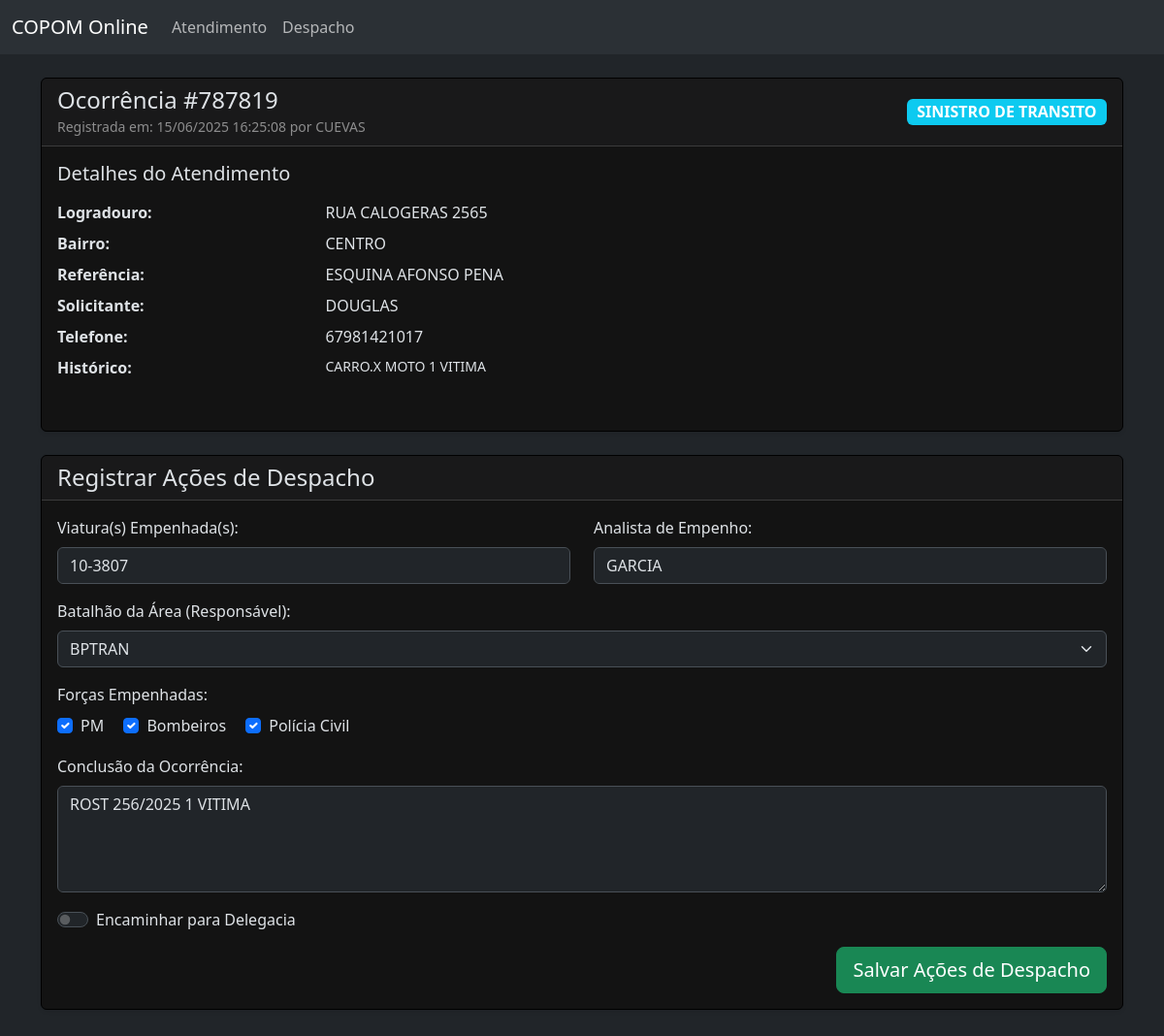
/ocorrencia_despacho/3, run on the app's committed database.
### app/models.py (models this page shows)
class Ocorrencia(Base):
    __tablename__ = "ocorrencias"
    id = Column(Integer, primary_key=True, index=True)
    data_registro = Column(DateTime(timezone=True), server_default=func.now())
    protocolo = Column(String(10), unique=True, index=True, nullable=False)
    logradouro = Column(String(255), nullable=False)
    bairro = Column(String(100), nullable=True)
    referencia = Column(String(255), nullable=True)
    solicitante = Column(String(150), nullable=True)
    fato = Column(String(150), nullable=False)
    telefone = Column(String(20), nullable=False)
    atendente = Column(String(100), nullable=False)
    empenho_pm = Column(Boolean, default=False)
    empenho_bm = Column(Boolean, default=False)
    empenho_pc = Column(Boolean, default=False)
    viatura = Column(String(100), nullable=True)
    hora_visualizacao = Column(DateTime(timezone=True), nullable=True)
    analista_empenho = Column(String(100), nullable=True)
    para_delegacia = Column(Boolean, default=False, nullable=False)
    delegacia_destino = Column(String(100), nullable=True)
    batalhao_area = Column(String(50), nullable=True)
    historico = Column(Text, nullable=False)
    conclusao = Column(Text, nullable=True)
    hora_conclusao = Column(DateTime(timezone=True), nullable=True)
    historico_delegacia_flag = Column(Boolean, default=False)
    historico_delegacia_nome = Column(String(100), nullable=True)

### app/main.py (the view)
@app.get("/ocorrencia_despacho/{ocorrencia_id}", response_class=HTMLResponse)
async def pagina_detalhe_ocorrencia(request: Request, ocorrencia_id: int, db: Session = Depends(get_db)):
    db_ocorrencia = crud.get_ocorrencia(db, ocorrencia_id=ocorrencia_id)
    if db_ocorrencia is None:
        raise HTTPException(status_code=404, detail="Ocorrência não encontrada")
    return templates.TemplateResponse("despacho_detalhe.html", {"request": request, "ocorrencia": db_ocorrencia})

### templates/despacho_detalhe.html (shortened to what this page needs)
{% extends "base.html" %}
{% block content %}
    <div class="card shadow-sm mb-4">
        <div class="card-header d-flex justify-content-between align-items-center">
            <div>
                <h4 class="mb-0">Ocorrência #{{ ocorrencia.protocolo }}</h4>
                <small class="text-white-50">Registrada em: {{ to_local(ocorrencia.data_registro) }} por {{ ocorrencia.atendente }}</small>
            </div>
            <span class="badge bg-info fs-6">{{ ocorrencia.fato }}</span>
        </div>
        <div class="card-body">
            <h5 class="card-title">Detalhes do Atendimento</h5>
            <dl class="row mt-3">
                <dt class="col-sm-3">Logradouro:</dt>
                <dd class="col-sm-9">{{ ocorrencia.logradouro }}</dd>
                <dt class="col-sm-3">Bairro:</dt>
                <dd class="col-sm-9">{{ ocorrencia.bairro or 'Não informado' }}</dd>
                <dt class="col-sm-3">Referência:</dt>
                <dd class="col-sm-9">{{ ocorrencia.referencia or 'Não informado' }}</dd>
                <dt class="col-sm-3">Solicitante:</dt>
                <dd class="col-sm-9">{{ ocorrencia.solicitante or 'Não informado' }}</dd>
                <dt class="col-sm-3">Telefone:</dt>
                <dd class="col-sm-9">{{ ocorrencia.telefone }}</dd>
                <dt class="col-sm-3">Histórico:</dt>
                <dd class="col-sm-9"><pre style="white-space: pre-wrap; font-family: inherit;">{{ ocorrencia.historico }}</pre></dd>
            </dl>
        </div>
    </div>
    <div class="card shadow-sm mb-5">
        <div class="card-header">
            <h4 class="mb-0">Registrar Ações de Despacho</h4>
        </div>
        <div class="card-body">
            <form action="/ocorrencia_despacho/{{ ocorrencia.id }}/update" method="post">
    <div class="row">
        <div class="col-md-6 mb-3">
            <label for="viatura" class="form-label">Viatura(s) Empenhada(s):</label>
            <input type="text" class="form-control" id="viatura" name="viatura" value="{{ ocorrencia.viatura or '' }}" placeholder="Ex: VTR-1501">
        </div>
        <div class="col-md-6 mb-3">
            <label for="analista_empenho" class="form-label">Analista de Empenho:</label>
            <input type="text" class="form-control" id="analista_empenho" name="analista_empenho" value="{{ ocorrencia.analista_empenho or '' }}">
        </div>
    </div>
    <div class="mb-3">
        <label for="batalhao_area" class="form-label">Batalhão da Área (Responsável):</label>
        <select class="form-select" id="batalhao_area" name="batalhao_area">
            <option value="BPTRAN" {% if ocorrencia.batalhao_area == 'BPTRAN' %}selected{% endif %}>BPTRAN</option>
        </select>
    </div>
    <div class="mb-3">
        <label class="form-label d-block">Forças Empenhadas:</label>
        <div class="form-check form-check-inline">
            <input class="form-check-input" type="checkbox" name="empenho_pm" value="true" id="empenho_pm_despacho" {% if ocorrencia.empenho_pm %}checked{% endif %}>
            <label class="form-check-label" for="empenho_pm_despacho">PM</label>
        </div>
        <div class="form-check form-check-inline">
            <input class="form-check-input" type="checkbox" name="empenho_bm" value="true" id="empenho_bm_despacho" {% if ocorrencia.empenho_bm %}checked{% endif %}>
            <label class="form-check-label" for="empenho_bm_despacho">Bombeiros</label>
        </div>
        <div class="form-check form-check-inline">
            <input class="form-check-input" type="checkbox" name="empenho_pc" value="true" id="empenho_pc_despacho" {% if ocorrencia.empenho_pc %}checked{% endif %}>
            <label class="form-check-label" for="empenho_pc_despacho">Polícia Civil</label>
        </div>
    </div>
    <div class="mb-3">
        <label for="conclusao" class="form-label">Conclusão da Ocorrência:</label>
        <textarea class="form-control" id="conclusao" name="conclusao" rows="4" placeholder="Descreva a conclusão, se houver.">{{ ocorrencia.conclusao or '' }}</textarea>
    </div>
    <div class="form-check form-switch my-3">
        <input class="form-check-input" type="checkbox" role="switch" id="para_delegacia" name="para_delegacia" value="true" {% if ocorrencia.para_delegacia %}checked{% endif %}>
        <label class="form-check-label" for="para_delegacia">Encaminhar para Delegacia</label>
    </div>
    <div class="text-end">
        <button type="submit" class="btn btn-success btn-lg">Salvar Ações de Despacho</button>
    </div>
</form>
        </div>
    </div>
{% endblock %}

### templates/base.html (style rules this page uses)
body { background-image: url('/static/images/fundo.jpg'); background-size: cover; background-position: center center; background-repeat: no-repeat; background-attachment: fixed; }
.card { background-color: #131313; border: 1px solid #000000; }

### data on the page
Ocorrencia: protocolo "787819", data_registro "15/06/2025 16:25:08", atendente "CUEVAS", fato "SINISTRO DE TRANSITO", logradouro "RUA CALOGERAS 2565", bairro "CENTRO", referencia "ESQUINA AFONSO PENA", solicitante "DOUGLAS", telefone "67981421017", historico "CARRO.X MOTO 1 VITIMA", viatura "10-3807", analista_empenho "GARCIA", batalhao_area "BPTRAN", empenho_pm "☑", empenho_bm "☑", empenho_pc "☑", conclusao "ROST 256/2025 1 VITIMA"
